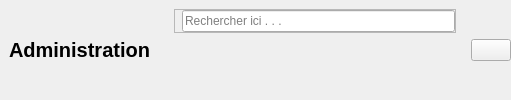
           <widget class="QWidget" name="widget_2" native="true">
            <layout class="QHBoxLayout" name="horizontalLayout_17">
             <property name="leftMargin">
              <number>0</number>
             </property>
             <property name="topMargin">
              <number>0</number>
             </property>
             <property name="rightMargin">
              <number>0</number>
             </property>
             <property name="bottomMargin">
              <number>0</number>
             </property>
             <item alignment="Qt::AlignmentFlag::AlignLeft">
              <widget class="QWidget" name="widget_12" native="true">
               <layout class="QHBoxLayout" name="horizontalLayout_16">
                <item>
                 <widget class="QLabel" name="appHeader_2">
                  <property name="font">
                   <font>
                    <pointsize>15</pointsize>
                    <bold>true</bold>
                   </font>
                  </property>
                  <property name="text">
                   <string>Administration</string>
                  </property>
                 </widget>
                </item>
               </layout>
              </widget>
             </item>
             <item alignment="Qt::AlignmentFlag::AlignHCenter">
              <widget class="QWidget" name="widget_10" native="true">
               <property name="minimumSize">
                <size>
                 <width>300</width>
                 <height>0</height>
                </size>
               </property>
               <layout class="QHBoxLayout" name="horizontalLayout_13">
                <item alignment="Qt::AlignmentFlag::AlignTop">
                 <widget class="QFrame" name="search_frame">
                  <property name="minimumSize">
                   <size>
                    <width>160</width>
                    <height>0</height>
                   </size>
                  </property>
                  <property name="frameShape">
                   <enum>QFrame::Shape::StyledPanel</enum>
                  </property>
                  <property name="frameShadow">
                   <enum>QFrame::Shadow::Raised</enum>
                  </property>
                  <layout class="QHBoxLayout" name="horizontalLayout_14">
                   <property name="spacing">
                    <number>0</number>
                   </property>
                   <property name="leftMargin">
                    <number>0</number>
                   </property>
                   <property name="topMargin">
                    <number>0</number>
                   </property>
                   <property name="rightMargin">
                    <number>0</number>
                   </property>
                   <property name="bottomMargin">
                    <number>0</number>
                   </property>
                   <item>
                    <widget class="QLabel" name="label_12">
                     <property name="text">
                      <string/>
                     </property>
                     <property name="pixmap">
                      <pixmap resource="../resources.qrc">:/icons/icons/search.png</pixmap>
                     </property>
                    </widget>
                   </item>
                   <item>
                    <widget class="QLineEdit" name="search_field">
                     <property name="maximumSize">
                      <size>
                       <width>16777215</width>
                       <height>300</height>
                      </size>
                     </property>
                     <property name="text">
                      <string/>
                     </property>
                     <property name="placeholderText">
                      <string>Rechercher ici . . .</string>
                     </property>
                    </widget>
                   </item>
                  </layout>
                 </widget>
                </item>
               </layout>
              </widget>
             </item>
             <item>
              <widget class="QWidget" name="widget_11" native="true">
               <layout class="QHBoxLayout" name="horizontalLayout_15">
                <property name="spacing">
                 <number>0</number>
                </property>
                <property name="leftMargin">
                 <number>0</number>
                </property>
                <property name="topMargin">
                 <number>0</number>
                </property>
                <property name="rightMargin">
                 <number>0</number>
                </property>
                <property name="bottomMargin">
                 <number>0</number>
                </property>
                <item alignment="Qt::AlignmentFlag::AlignRight">
                 <widget class="QPushButton" name="accountBtn_2">
                  <property name="text">
                   <string/>
                  </property>
                  <property name="icon">
                   <iconset resource="../resources.qrc">
                    <normaloff>:/icons/icons/avatar.png</normaloff>:/icons/icons/avatar.png</iconset>
                  </property>
                  <property name="iconSize">
                   <size>
                    <width>30</width>
                    <height>30</height>
                   </size>
                  </property>
                 </widget>
                </item>
               </layout>
              </widget>
             </item>
            </layout>
           </widget>
